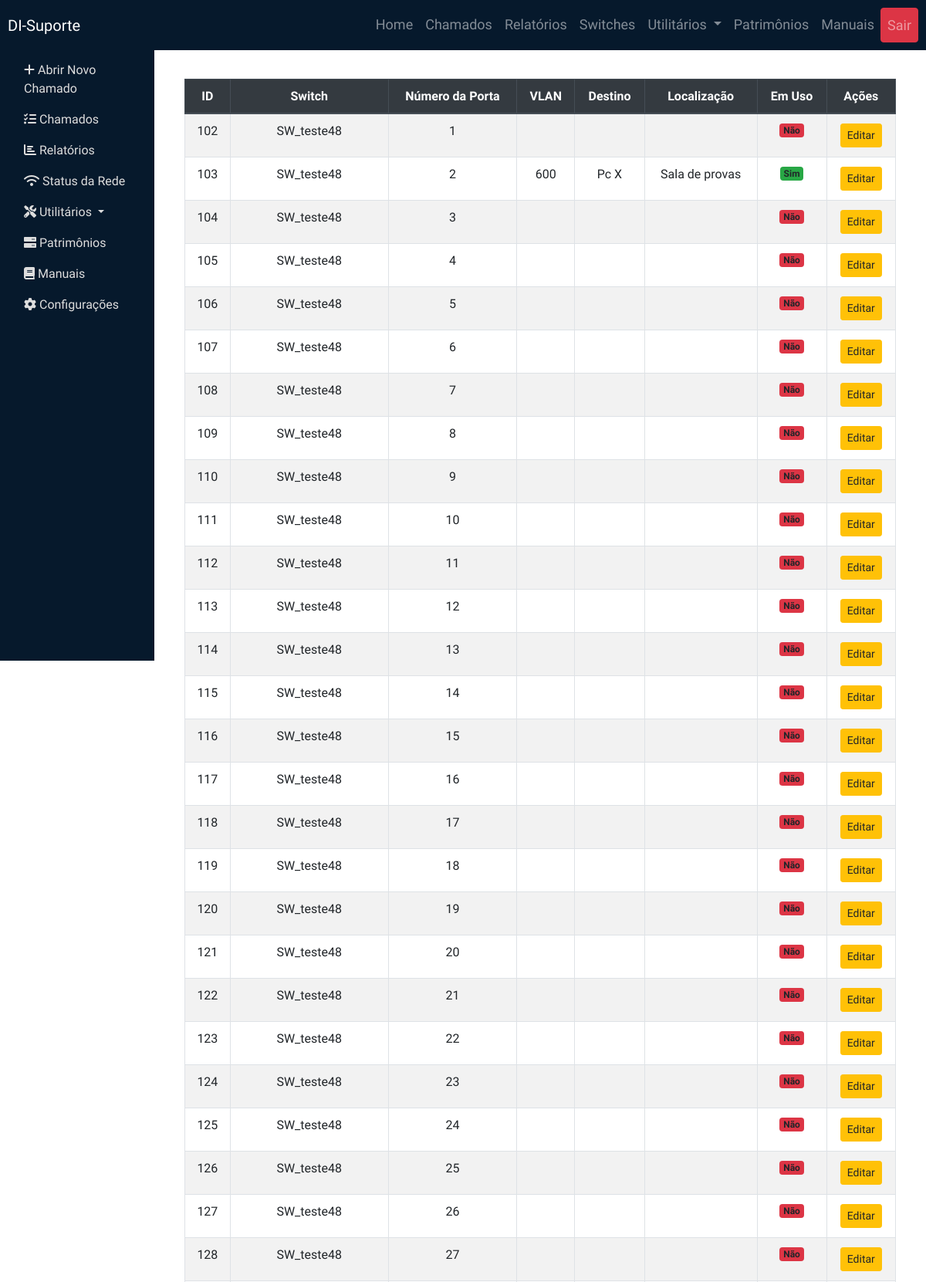
The page /switches/portas/ (signed in, upper part) on the database its author committed.
### switches/models.py (models this page shows, shortened)
class PortaSwitch(models.Model):
    switch = models.ForeignKey(Switch, on_delete=models.CASCADE, related_name="portas")
    numero_porta = models.PositiveIntegerField()
    vlan = models.CharField(max_length=50)
    destino = models.CharField(max_length=100)
    localizacao = models.CharField(max_length=100)  # Localização física ou sala
    em_uso = models.BooleanField(default=False)

class Switch(models.Model):
    nome = models.CharField(max_length=100)
    local = models.CharField(max_length=100)
    modelo = models.CharField(max_length=100)
    numero_portas = models.IntegerField(choices=[(24, '24 portas'), (48, '48 portas'), (52, '52 portas')])
    poe = models.BooleanField(default=False)
    ip = models.GenericIPAddressField(null=True, blank=False)

### switches/views.py (the view)
# urls.py: path('portas/', lista_portas, name='lista_portas'),
@login_required
def lista_portas(request):
    portas = PortaSwitch.objects.all()
    return render(request, 'switches/lista_portas.html', {'portas': portas})

### switches/templates/switches/lista_portas.html (shortened to what this page needs)
﻿{% extends 'base.html' %}
{% load widget_tweaks %}
{% block content %}
<div class="container mt-4">
    <table class="table table-bordered table-striped">
        <thead class="thead-dark">
            <tr>
                <th>ID</th>
                <th>Switch</th>
                <th>Número da Porta</th>
                <th>VLAN</th>
                <th>Destino</th>
                <th>Localização</th>
                <th>Em Uso</th>
                <th>Ações</th>
            </tr>
        </thead>
        <tbody>
            {% for porta in portas %}
            <tr>
                <td>{{ porta.id }}</td>
                <td>{{ porta.switch.nome }}</td>
                <td>{{ porta.numero_porta }}</td>
                <td>{{ porta.vlan }}</td>
                <td>{{ porta.destino }}</td>
                <td>{{ porta.localizacao }}</td>
                <td>
                    {% if porta.em_uso %}
                        <span class="badge bg-success">Sim</span>
                    {% else %}
                        <span class="badge bg-danger">Não</span>
                    {% endif %}
                </td>
                <td>
                    <a href="{% url 'editar_porta' porta.pk %}" class="btn btn-warning btn-sm">Editar</a>
                </td>
            </tr>
            {% endfor %}
        </tbody>
    </table>
</div>
{% endblock %}

### static/css/chamados.css (style rules this page uses)
td, th { text-align: center; }

### rows shown on the page
PortaSwitch: id "102", switch.nome "SW_teste48", numero_porta "1", em_uso "Não"
PortaSwitch: id "103", switch.nome "SW_teste48", numero_porta "2", vlan "600", destino "Pc X", localizacao "Sala de provas", em_uso "Sim"
PortaSwitch: id "104", switch.nome "SW_teste48", numero_porta "3", em_uso "Não"
PortaSwitch: id "105", switch.nome "SW_teste48", numero_porta "4", em_uso "Não"
PortaSwitch: id "106", switch.nome "SW_teste48", numero_porta "5", em_uso "Não"
PortaSwitch: id "107", switch.nome "SW_teste48", numero_porta "6", em_uso "Não"
PortaSwitch: id "108", switch.nome "SW_teste48", numero_porta "7", em_uso "Não"
PortaSwitch: id "109", switch.nome "SW_teste48", numero_porta "8", em_uso "Não"
PortaSwitch: id "110", switch.nome "SW_teste48", numero_porta "9", em_uso "Não"
PortaSwitch: id "111", switch.nome "SW_teste48", numero_porta "10", em_uso "Não"
PortaSwitch: id "112", switch.nome "SW_teste48", numero_porta "11", em_uso "Não"
PortaSwitch: id "113", switch.nome "SW_teste48", numero_porta "12", em_uso "Não"
PortaSwitch: id "114", switch.nome "SW_teste48", numero_porta "13", em_uso "Não"
PortaSwitch: id "115", switch.nome "SW_teste48", numero_porta "14", em_uso "Não"
PortaSwitch: id "116", switch.nome "SW_teste48", numero_porta "15", em_uso "Não"
PortaSwitch: id "117", switch.nome "SW_teste48", numero_porta "16", em_uso "Não"
PortaSwitch: id "118", switch.nome "SW_teste48", numero_porta "17", em_uso "Não"
PortaSwitch: id "119", switch.nome "SW_teste48", numero_porta "18", em_uso "Não"
PortaSwitch: id "120", switch.nome "SW_teste48", numero_porta "19", em_uso "Não"
PortaSwitch: id "121", switch.nome "SW_teste48", numero_porta "20", em_uso "Não"
PortaSwitch: id "122", switch.nome "SW_teste48", numero_porta "21", em_uso "Não"
PortaSwitch: id "123", switch.nome "SW_teste48", numero_porta "22", em_uso "Não"
PortaSwitch: id "124", switch.nome "SW_teste48", numero_porta "23", em_uso "Não"
PortaSwitch: id "125", switch.nome "SW_teste48", numero_porta "24", em_uso "Não"
PortaSwitch: id "126", switch.nome "SW_teste48", numero_porta "25", em_uso "Não"
PortaSwitch: id "127", switch.nome "SW_teste48", numero_porta "26", em_uso "Não"
PortaSwitch: id "128", switch.nome "SW_teste48", numero_porta "27", em_uso "Não"
